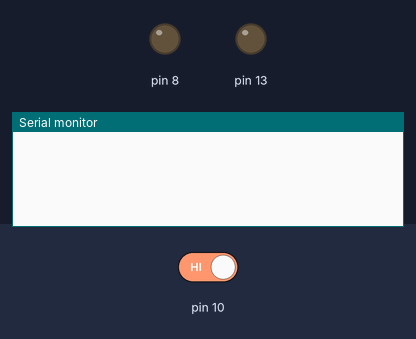
A sketch run on a simulated Arduino Uno, built with avr-gcc and run on an emulated ATmega328P. On the bench: output pins drawn as LEDs (lit = HIGH), the last lines printed to the serial monitor. Inputs (shaded band) come from the test bench; at power-on: pin 10 HIGH.

Above: at 1.2 s.
1.3 s: pin 10 driven LOW
At 1.6 s:
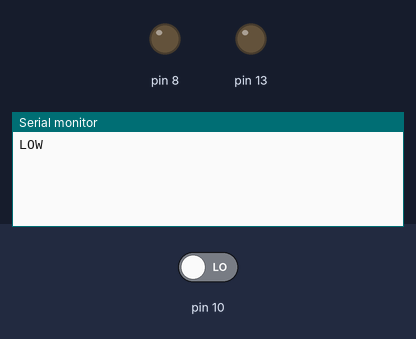
2.8 s: pin 10 driven HIGH
At 4.0 s:
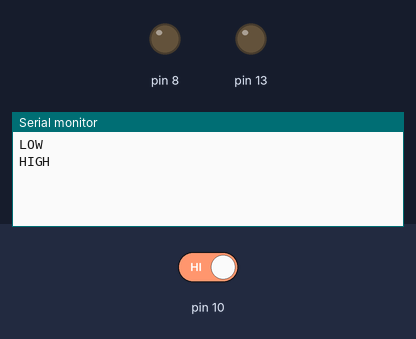

The sketch:

project3.ino
```cpp
int last = HIGH;
int now = HIGH;

void setup() {
  Serial.begin(9600);           // 开启串口通信 [cite: 182]
  pinMode(10, INPUT);            // 10号引脚连接传感器 [cite: 330]
  pinMode(8, OUTPUT);           // 8号引脚连接红灯 [cite: 265]
  pinMode(13, OUTPUT);          // 13号引脚连接绿灯 [cite: 266]
}

void loop() {
  // --- 部分 A：采集数据并发送给上位机 ---
  now = digitalRead(10);         // 读取传感器信号 [cite: 330]
  if(now != last) {             // 只有状态改变时才发送，减少串口拥堵 [cite: 331]
    if(now == HIGH) {
      Serial.println("HIGH");   // 无障碍物，发送字符串 "HIGH" [cite: 333]
    } else {
      Serial.println("LOW");    // 检测到障碍物，发送字符串 "LOW" [cite: 336]
    }
    last = now;                 // 更新状态 [cite: 339]
  }

  // --- 部分 B：接收并解析上位机的控制指令 ---
  if (Serial.available() > 0) {
    String cmd = Serial.readString(); // 读取上位机传来的编码 [cite: 263]

    // 解析编码：第一个字符控制灯，第二个控制颜色 [cite: 277]
    if(cmd[0] == '1' && cmd[1] == '1') { // 收到 "11"
      digitalWrite(8, HIGH);    // 红灯亮 [cite: 265]
      digitalWrite(13, LOW);    // 绿灯灭 [cite: 266]
    }
    if(cmd[0] == '1' && cmd[1] == '2') { // 收到 "12"
      digitalWrite(8, LOW);     // 红灯灭 [cite: 269]
      digitalWrite(13, HIGH);   // 绿灯亮 [cite: 270]
    }
  }
}
```

Measured:
- after the input at 1.3 s, the serial monitor: prints a new line at once (image 1)
- after the input at 2.8 s, the serial monitor: prints a new line at once (image 2)
